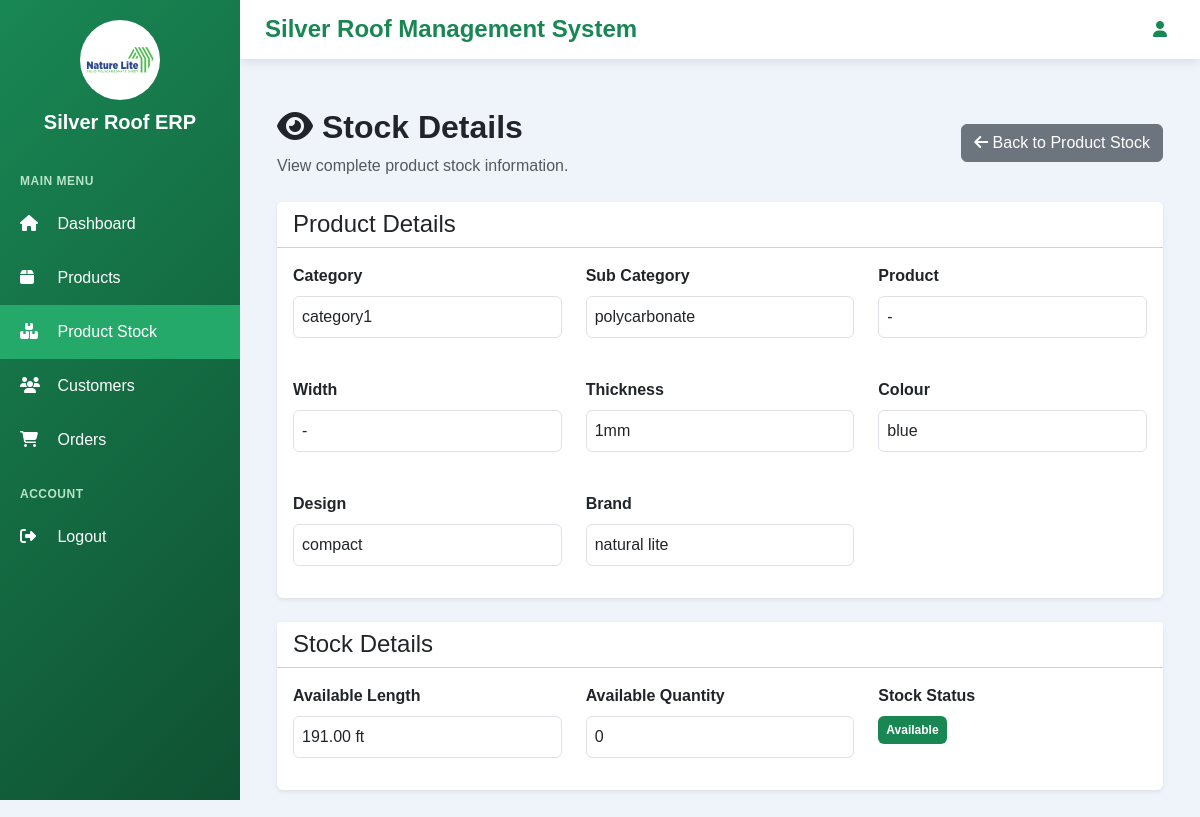
/products/stock/detail/3/, run on the app's committed database.
### products/models.py (models this page shows, shortened)
class ProductStock(models.Model):
    product = models.OneToOneField(
        Product,
        on_delete=models.CASCADE,
        related_name="stock_details"
    )
    length_ft = models.DecimalField(
        max_digits=10,
        decimal_places=2,
        default=0,
        blank=True,
        null=True
    )
    quantity = models.PositiveIntegerField(
        default=0
    )
    out_of_stock = models.BooleanField(
        default=False
    )
    updated_at = models.DateTimeField(
        auto_now=True
    )

class Product(models.Model):
    category = models.ForeignKey(
        Category,
        on_delete=models.CASCADE,
        related_name="products"
    )
    product_name = models.CharField(
        max_length=150,
        blank=True,
        null=True
    )
    subcategory = models.ForeignKey(
        SubCategory,
        on_delete=models.SET_NULL,
        related_name="products",
        blank=True,
        null=True
    )
    subcategory_text = models.CharField(
        max_length=100,
        blank=True,
        null=True
    )
    width = models.CharField(
        max_length=100,
        blank=True,
        null=True
    )
    brand = models.ForeignKey(
        Brand,
        on_delete=models.SET_NULL,
        related_name="products",
        blank=True,
        null=True
    )
    thickness = models.ForeignKey(
        Thickness,
        on_delete=models.SET_NULL,
        related_name="products",
        blank=True,
        null=True
    )
    colour = models.ForeignKey(
        Colour,
        on_delete=models.SET_NULL,
        related_name="products",
        blank=True,
        null=True
    )
    design = models.ForeignKey(
        Design,
        on_delete=models.SET_NULL,
        related_name="products",
        blank=True,
        null=True
    )
    width_ft = models.DecimalField(
        max_digits=8,
        decimal_places=2,
        default=0,
        blank=True,
        null=True
    )
    core_number = models.CharField(
        max_length=100,
        blank=True,
        null=True
    )
    sqt_rate = models.DecimalField(
        max_digits=10,
        decimal_places=2,
        default=0,
        blank=True,
        null=True
    )
    size = models.CharField(
        max_length=100,
        blank=True,
        null=True
    )
    nos = models.PositiveIntegerField(
        blank=True,
        null=True,
        default=0
    )

class Category(models.Model):
    name = models.CharField(
        max_length=100
    )

class SubCategory(models.Model):
    category = models.ForeignKey(
        Category,
        on_delete=models.CASCADE,
        related_name="subcategories"
    )
    name = models.CharField(
        max_length=100
    )

class Thickness(models.Model):
    name = models.CharField(
        max_length=50
    )
    def __str__(self):
        return self.name

class Colour(models.Model):
    name = models.CharField(
        max_length=50
    )
    def __str__(self):
        return self.name

class Design(models.Model):
    name = models.CharField(
        max_length=100
    )
    def __str__(self):
        return self.name

class Brand(models.Model):
    name = models.CharField(
        max_length=100
    )
    def __str__(self):
        return self.name

### products/views.py (the view)
def stock_detail(request, id):
    stock = get_object_or_404(
        ProductStock,
        id=id
    )
    return render(
        request,
        "products/stock_detail.html",
        {
            "stock": stock
        }
    )

### products/templates/products/stock_detail.html
{% extends "base.html" %}
{% block content %}
<div class="container-fluid py-4">
    <div class="d-flex justify-content-between align-items-center mb-4">
        <div>
            <h2 class="fw-bold">
                <i class="fa fa-eye"></i>
                Stock Details
            </h2>
            <p class="text-muted mb-0">
                View complete product stock information.
            </p>
        </div>
        <a href="{% url 'stock_list' %}" class="btn btn-secondary">
            <i class="fa fa-arrow-left"></i>
            Back to Product Stock
        </a>
    </div>
    <div class="card shadow-sm border-0">
        <div class="card-header bg-white">
            <h4 class="mb-0">
                Product Details
            </h4>
        </div>
        <div class="card-body">
            <div class="row g-4">
                <div class="col-md-4">
                    <strong>Category</strong>
                    <p class="border rounded p-2 mt-2">
                        {% if stock.product.category %}
                            {{ stock.product.category.name }}
                        {% else %}
                            -
                        {% endif %}
                    </p>
                </div>
                <div class="col-md-4">
                    <strong>Sub Category</strong>
                    <p class="border rounded p-2 mt-2">
                        {% if stock.product.subcategory %}
                            {{ stock.product.subcategory.name }}
                        {% else %}
                            -
                        {% endif %}
                    </p>
                </div>
                <div class="col-md-4">
                    <strong>Product</strong>
                    <p class="border rounded p-2 mt-2">
                        {% if stock.product.product_name %}
                            {{ stock.product.product_name }}
                        {% else %}
                            -
                        {% endif %}
                    </p>
                </div>
                <div class="col-md-4">
                    <strong>Width</strong>
                    <p class="border rounded p-2 mt-2">
                        {% if stock.product.width %}
                            {{ stock.product.width }}
                        {% else %}
                            -
                        {% endif %}
                    </p>
                </div>
                <div class="col-md-4">
                    <strong>Thickness</strong>
                    <p class="border rounded p-2 mt-2">
                        {% if stock.product.thickness %}
                            {{ stock.product.thickness }}
                        {% else %}
                            -
                        {% endif %}
                    </p>
                </div>
                <div class="col-md-4">
                    <strong>Colour</strong>
                    <p class="border rounded p-2 mt-2">
                        {% if stock.product.colour %}
                            {{ stock.product.colour }}
                        {% else %}
                            -
                        {% endif %}
                    </p>
                </div>
                <div class="col-md-4">
                    <strong>Design</strong>
                    <p class="border rounded p-2 mt-2">
                        {% if stock.product.design %}
                            {{ stock.product.design }}
                        {% else %}
                            -
                        {% endif %}
                    </p>
                </div>
                <div class="col-md-4">
                    <strong>Brand</strong>
                    <p class="border rounded p-2 mt-2">
                        {% if stock.product.brand %}
                            {{ stock.product.brand }}
                        {% else %}
                            -
                        {% endif %}
                    </p>
                </div>
            </div>
        </div>
    </div>
    <div class="card shadow-sm border-0 mt-4">
        <div class="card-header bg-white">
            <h4 class="mb-0">
                Stock Details
            </h4>
        </div>
        <div class="card-body">
            <div class="row g-4">
                <div class="col-md-4">
                    <strong>Available Length</strong>
                    <p class="border rounded p-2 mt-2">
                        {% if stock.length_ft %}
                            {{ stock.length_ft }} ft
                        {% else %}
                            0 ft
                        {% endif %}
                    </p>
                </div>
                <div class="col-md-4">
                    <strong>Available Quantity</strong>
                    <p class="border rounded p-2 mt-2">
                        {% if stock.quantity %}
                            {{ stock.quantity }}
                        {% else %}
                            0
                        {% endif %}
                    </p>
                </div>
                <div class="col-md-4">
                    <strong>Stock Status</strong>
                    <p class="mt-2">
                        {% if stock.out_of_stock %}
                            <span class="badge bg-danger p-2">
                                Out of Stock
                            </span>
                        {% else %}
                            <span class="badge bg-success p-2">
                                Available
                            </span>
                        {% endif %}
                    </p>
                </div>
            </div>
        </div>
    </div>
</div>
{% endblock %}

### templates/base.html (style rules this page uses)
* { box-sizing: border-box; }
body { margin: 0; font-family: Arial, sans-serif; background: #f4f6f9; }
body.non-superuser-theme { background: #eef4fa; }

### data on the page
ProductStock: product.category.name "category1", product.subcategory.name "polycarbonate", product.thickness "1mm", product.colour "blue", product.design "compact", product.brand "natural lite", length_ft "191.00"
